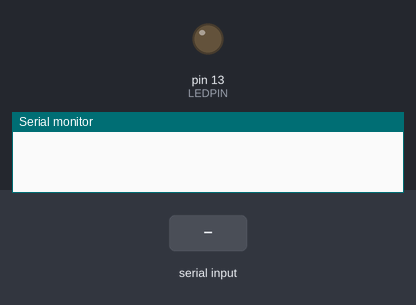
The sketch below on a simulated Arduino Uno, built with avr-gcc and run on an emulated ATmega328P. Shown: output pins drawn as LEDs (lit = HIGH), the last lines printed to the serial monitor. The inputs (shaded band) are chosen by the test bench.

Above: at 1.2 s.
1.3 s: "O" received over Serial
2.8 s: "N" received over Serial
At 3.2 s:
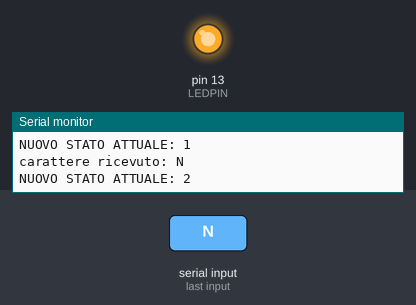
4.3 s: "F" received over Serial
Timing chart, 0 to 7.3 s (numbered marks = the images above; inputs shaded):
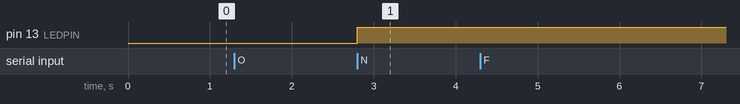

Measured:
- after the input at 2.8 s, pin 13 (LEDPIN): LOW → HIGH at once

The sketch:

FSMReadSerialAndSwitchLed.ino
```cpp
/*
Turn on or off a led using
B) multiple byte commands (eg., «ON» or «OFF»)
*/
int LEDPIN = 13;
int state;
// states = 0:A(nessun carattere valido), 1:B(digitata O) ,
// 2:C(digitata N dopo O) , 3:D(digitata F dopo O), 4:E(digitata F dopo OFF)

void setup()
{
  pinMode(LEDPIN, OUTPUT);
  Serial.begin(9600);
  digitalWrite(LEDPIN, LOW);
  state = 0;
}

void loop()
{
  // 1. read external inputs and generate input symbols
  //-> divide la lettura del sensore reale dal valore simbolico della macchina a stati
  //-> disaccoppiamento, facile cambiare poi il sensore

  char inputSymbol = -1; // input simbols = inputValue in questo caso
  char inputValue;
  if (Serial.available())
  {
    inputValue = Serial.read();
    Serial.print("carattere ricevuto: ");
    Serial.println(inputValue);
    inputSymbol = inputValue;
  }
  // 2. future state estimation -> è una traduzine del diagramma degli stati
  if (inputSymbol == -1)
    return; // non ho letto nessun carattere
  int futureState = 0;
  switch (state)
  {
  case 0:
  case 2:
  case 4:
  {
    if (inputSymbol == 'O')
      futureState = 1;
    break;
  }

  case 1:
  {
    if (inputSymbol == 'N')
      futureState = 2;
    if (inputSymbol == 'F')
      futureState = 3;
    break;
  }

  case 3:
  {
    if (inputSymbol == 'F')
      futureState = 4;
    break;
  }
  }
  // 3. OnEntry && OnExit actions, if required
  // if(state == A && futureState == B){}

  // 4. state transition (clock edge)
  state = futureState;
  Serial.print("NUOVO STATO ATTUALE: ");
  Serial.println(state);

  // 5. update the output [Moore -> dipende solo dallo stato attuale e non dall'ingresso]
  switch (state)
  {
  case 2:
    digitalWrite(LEDPIN, HIGH);
    break;
  case 4:
    digitalWrite(LEDPIN, LOW);
    break;
  }
}
```
